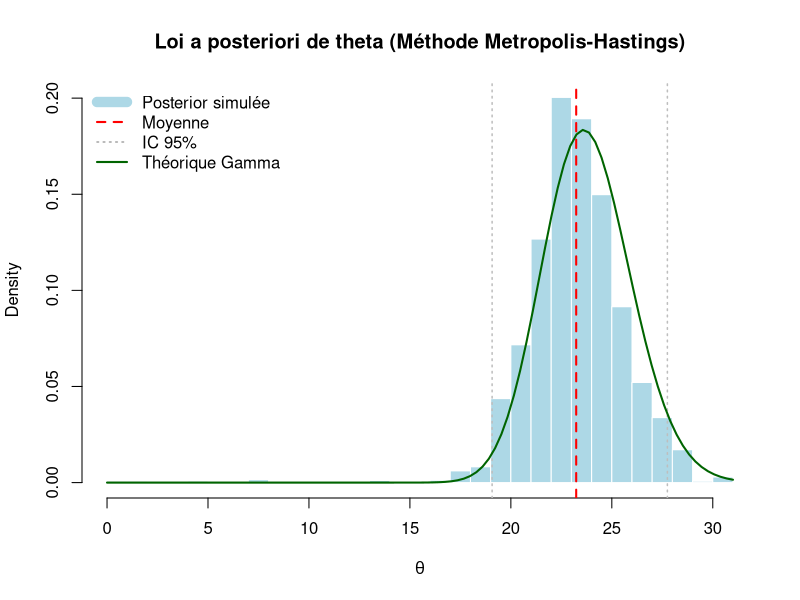

This chart was generated by the following R code:
## ---- chunk 1
set.seed(123) #reproductibilité des résultats

nit <- 10000
theta.0 <- 0.5
theta.post <- numeric(nit+1)
theta.post[1] <- theta.0
y <- c(100, 0, 10, 4, 5)
n <- length(y)

for (i in 1:nit)
{
  # loi instrumentale
  lambda <- 1/mean(theta.post[1:i])
  theta.1 <- rexp(1, rate = lambda)
  
  log.ratio <- (sum(y) - 1) * log(theta.1/theta.0) - (n + lambda)*(theta.1 - theta.0)
  
  if (log(runif(1)) < log.ratio) {
    theta.0 <- theta.1
  } 
  theta.post[i+1] <- theta.0
}
## ---- chunk 2
IC <- quantile(theta.post, probs = c(0.025, 0.975))
cat("Moyenne du paramètre theta :")
mean(theta.post)
cat("Médiane du paramètre theta :")
median(theta.post)
cat("IC à 95% \n")
IC
## ---- chunk 3
hist(theta.post, probability = TRUE, 
     main = "Loi a posteriori de theta (Méthode Metropolis-Hastings)",
     xlab = expression(theta),
     col = "lightblue", border = "white",
     breaks = 40)

abline(v = mean(theta.post), col = "red", lwd = 2, lty = 2)
abline(v = IC[1], col = "grey", lwd = 1.5, lty = 3)
abline(v = IC[2], col = "grey", lwd = 1.5, lty = 3)

curve(dgamma(x, shape=sum(y), rate=n), col="darkgreen", lwd=2, add=TRUE)
legend("topleft",
       legend = c("Posterior simulée", "Moyenne", "IC 95%", "Théorique Gamma"),
       col = c("lightblue", "red", "darkgrey", "darkgreen"),
       lwd = c(10, 2, 1.5, 2),
       lty = c(1, 2, 3, 1),
       bty = "n")
